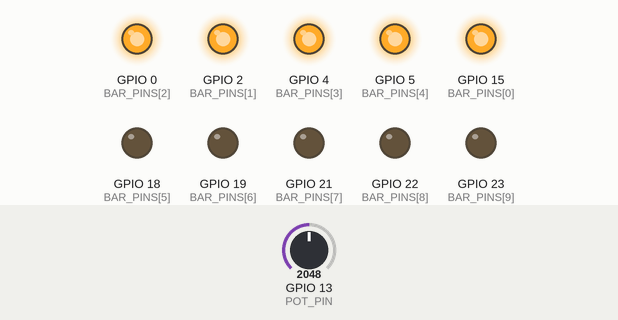
This sketch was run on a simulated ESP32. Shown: output pins drawn as LEDs (lit = HIGH). Inputs (shaded band) come from the test bench; at power-on: GPIO 13 (POT_PIN) = 2048.

Above: at 1.2 s.
1.3 s: GPIO 13 (POT_PIN) set to 2398
2.8 s: GPIO 13 (POT_PIN) set to 2516
At 3.7 s:
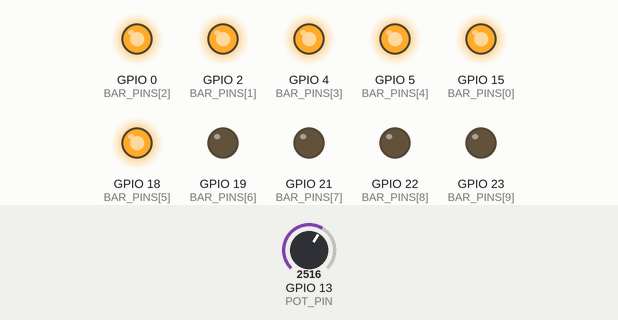
4.3 s: GPIO 13 (POT_PIN) set to 2047
At 4.6 s:
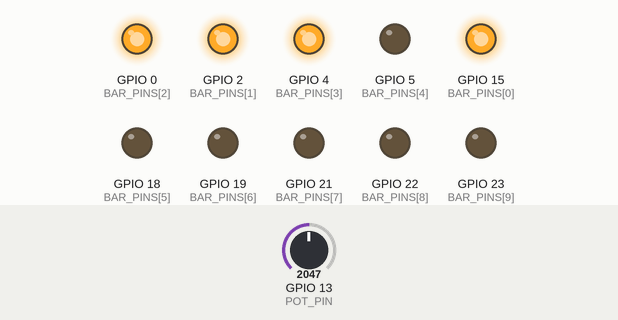
5.8 s: GPIO 13 (POT_PIN) set to 1702
7.3 s: GPIO 13 (POT_PIN) set to 1581
At 8.1 s:
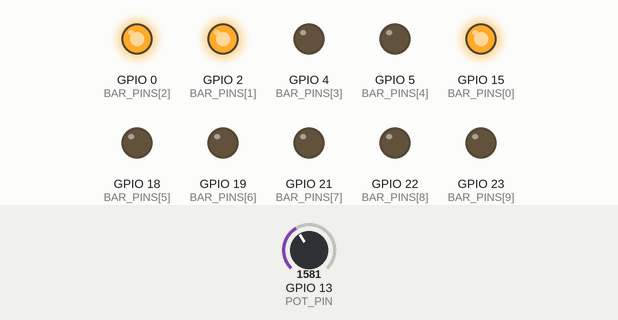
8.8 s: GPIO 13 (POT_PIN) set to 2866
At 9.5 s:
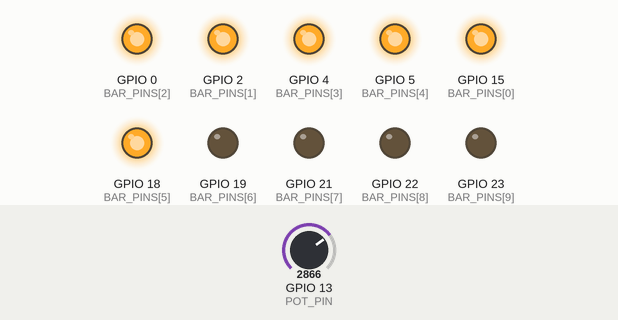
Timing chart, 0 to 11.3 s (numbered marks = the images above; inputs shaded):
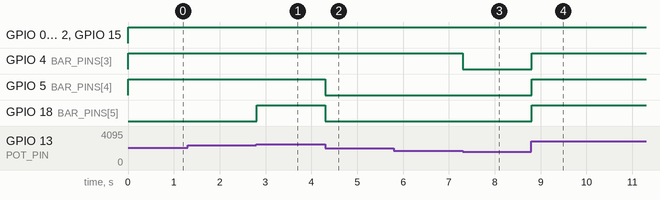

Measured:
- the behaviour switches between 2456 and 2457 on GPIO 13 (POT_PIN) (found by bisection; images 0 and 1)
- the behaviour switches between 1638 and 1637 on GPIO 13 (POT_PIN) (found by bisection; images 2 and 3)
- after the input at 1.3 s, every drawn part: stays the same
- after the input at 2.8 s, GPIO 18 (BAR_PINS[5]): LOW → HIGH at once
- after the input at 4.3 s, GPIO 5 (BAR_PINS[4]), GPIO 18 (BAR_PINS[5]): HIGH → LOW at once
- after the input at 5.8 s, every drawn part: stays the same
- after the input at 7.3 s, GPIO 4 (BAR_PINS[3]): HIGH → LOW at once
- after the input at 8.8 s, GPIO 4 (BAR_PINS[3]), GPIO 5 (BAR_PINS[4]), GPIO 18 (BAR_PINS[5]): LOW → HIGH at once

The sketch:

potentiometer_led_bar.ino
```cpp
#define POT_PIN 13

byte BAR_PINS[] = {15, 2, 0, 4, 5, 18, 19, 21, 22, 23};

void setup() {
   for(int i = 0; i<10; i++)
  {
    pinMode(BAR_PINS[i], OUTPUT);
  }
  pinMode(POT_PIN, INPUT);
}

void loop() {

  int value = analogRead(POT_PIN);
  int size = map(value, 0, 4095, 0, 10);

  for(int i = 0; i < 10; i++) {

    if(i < size) {
      digitalWrite(BAR_PINS[i], HIGH);
    }
    else {
      digitalWrite(BAR_PINS[i], LOW);
    }

  }
  delay(10);
}
```
